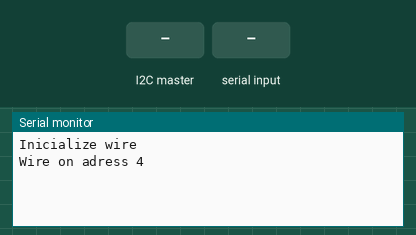
A sketch run on a simulated Arduino Mega 2560, built with avr-gcc and run on an emulated ATmega2560. Shown: the last lines printed to the serial monitor. The test bench sets the inputs (shaded band).

Above: at 1.2 s.
1.3 s: the I2C master sends the byte 0
At 2.2 s:
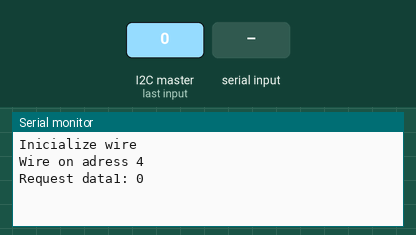
2.8 s: "Prova1 \n" received over the second serial link
At 5.5 s:
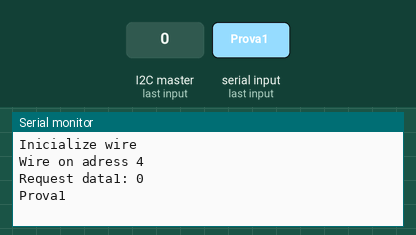
5.8 s: "W1\n" received over the second serial link
At 8.2 s:
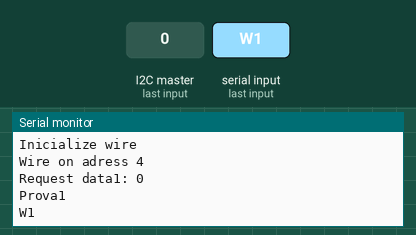
8.8 s: "adxl" received over the second serial link
At 11.5 s:
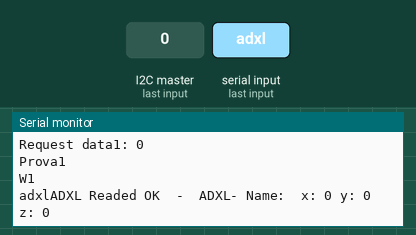
11.8 s: "dht" received over the second serial link
At 14.3 s:
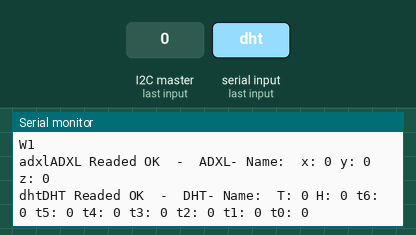
14.8 s: "90;45;200\n" received over the second serial link
At 17.5 s:
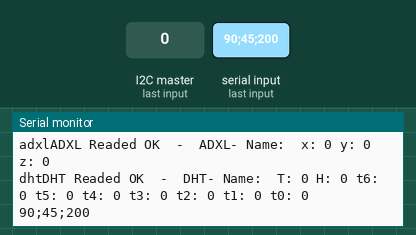

Measured:
- after the input at 1.3 s, the serial monitor: prints a new line at once (image 1)
- after the input at 2.8 s, the serial monitor: prints a new line after 1.5 s (image 2)
- after the input at 5.8 s, the serial monitor: prints a new line after 1.7 s (image 3)
- after the input at 8.8 s, the serial monitor: prints a new line after 1.9 s (image 4)
- after the input at 11.8 s, the serial monitor: prints a new line after 2.1 s (image 5)
- after the input at 14.8 s, the serial monitor: prints a new line after 2.3 s (image 6)

The sketch:

ArduinoComunicationChibi.ino
```cpp
#include "Wire.h"

#define SLAVE_ADDR 0x04
uint8_t whatDP;
String message = "";


typedef struct {
  uint8_t humidity;
  uint8_t temperature[8];
  char name_id[3];
} dht11;
dht11 d1;

typedef struct {
  uint8_t x_axis;
  uint8_t y_axis;
  uint8_t z_axis;
  char name_id[3];
} adxl345;
adxl345 d2;

void printadxl(){
  int q1 = (d2.x_axis);
  int q2 = (d2.y_axis);
  int q3 = (d2.z_axis);
     Serial.print("ADXL- Name: ");
     Serial.print(d2.name_id);
     Serial.print(" x: ");
     Serial.print(q1);
     Serial.print(" y: ");
     Serial.print(q2);
     Serial.print(" z: ");
     Serial.println(q3);

}

void printdht(){
     Serial.print("DHT- Name: ");
     Serial.print(d1.name_id);
     Serial.print(" T: ");
     Serial.print(d1.temperature[7]);
     Serial.print(" H: ");
     Serial.print(d1.humidity);
     Serial.print(" t6: ");
     Serial.print(d1.temperature[6]);
     Serial.print(" t5: ");
     Serial.print(d1.temperature[5]);
     Serial.print(" t4: ");
     Serial.print(d1.temperature[4]);
     Serial.print(" t3: ");
     Serial.print(d1.temperature[3]);
     Serial.print(" t2: ");
     Serial.print(d1.temperature[2]);
     Serial.print(" t1: ");
     Serial.print(d1.temperature[1]);
     Serial.print(" t0: ");
     Serial.println(d1.temperature[0]);

}


void receiveFunc(){
    whatDP=(uint8_t)Wire.read();
    Serial.print("Request data1: ");
    Serial.println((uint8_t)whatDP);

}

void sendRealdt1() {
  if(whatDP ==0){
     Wire.write((byte *) &d1, sizeof(d1)); //float =4 -> 2 float = 4*2 =8
    Serial.println("DHT Sended OK");

  }else if (whatDP==1){
     Wire.write((byte *) &d2, sizeof(d2));
     Serial.print("ADXL Sended OK  -  ");
     //printdht();

  }
}

void setup() {
  d1.temperature[0] = 0;
  d1.temperature[1] = 0;
  d1.temperature[2] = 0;
  d1.temperature[3] = 0;
  d1.temperature[4] = 0;
  d1.temperature[5] = 0;
  d1.temperature[6] = 0;
  d1.temperature[7] = 0;
  d1.humidity = 01;
  d2.x_axis = 0;
  d2.y_axis = 0;
  d2.z_axis = 0;
  //d1.name_id = "Prova1 ";
  //strcpy(d1.name_id , "W1");
  //strcpy(d2.name_id , "W1");
  Serial.begin(9600);
  Serial1.begin(9600);
  Serial.println("Inicialize wire");
  Wire.begin(SLAVE_ADDR);
  Serial.println("Wire on adress 4");
  Wire.onReceive(receiveFunc);
  Wire.onRequest(sendRealdt1);
}

String getValue(String data, char separator, int index)
{
    int found = 0;
    int strIndex[] = { 0, -1 };
    int maxIndex = data.length() - 1;

    for (int i = 0; i <= maxIndex && found <= index; i++) {
        if (data.charAt(i) == separator || i == maxIndex) {
            found++;
            strIndex[0] = strIndex[1] + 1;
            strIndex[1] = (i == maxIndex) ? i+1 : i;
        }
    }
    return found > index ? data.substring(strIndex[0], strIndex[1]) : "";
}


void readESP(){
  message = Serial1.readString();
  message = getValue(message, '=', 0);

  String sensors = getValue(message, ';', 0);
  for(int i = 0; i < message.length(); i++){
    Serial.print(message[i]);
  }
  if(sensors.equals("adxl")){
    getValue(message, ';', 1).toCharArray(d2.name_id, 3);
    d2.x_axis = (uint8_t) getValue(message, ';', 2).toInt();
    d2.y_axis = (uint8_t) getValue(message, ';', 3).toInt();
    d2.z_axis = (uint8_t) getValue(message, ';', 4).toInt();
    Serial.print("ADXL Readed OK  -  ");
    printadxl();
  }else if(sensors.equals("dht")){
    getValue(message, ';', 1).toCharArray(d1.name_id, 3);
    d1.humidity = (uint8_t) getValue(message, ';', 2).toInt() ;
    d1.temperature[0] = d1.temperature[1];
    d1.temperature[1] = d1.temperature[2];
    d1.temperature[2] = d1.temperature[3];
    d1.temperature[3] = d1.temperature[4];
    d1.temperature[4] = d1.temperature[5];
    d1.temperature[5] = d1.temperature[6];
    d1.temperature[6] = d1.temperature[7];
    d1.temperature[7] = (uint8_t) getValue(message, ';', 3).toInt();
    Serial.print("DHT Readed OK  -  ");
    printdht();
  }
}

void loop(){
  delay(100);
  readESP();

  delay(100);

  delay(2000);
}
```
